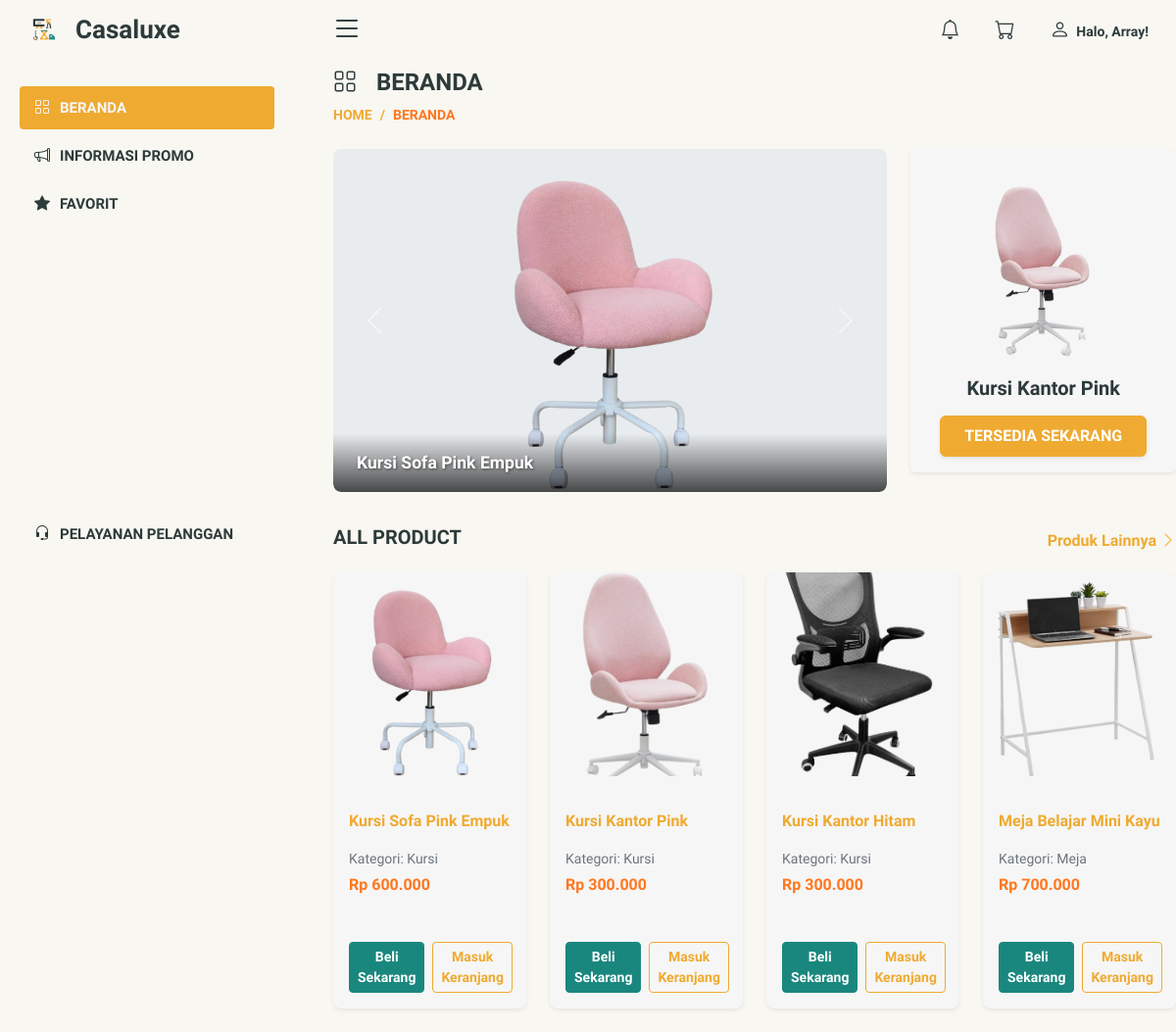
The app's page /user/index.php (signed in) with its own data.
### tables this page shows
CREATE TABLE `produk` (
  `id_produk` int(11) NOT NULL,
  `nama_produk` varchar(255) NOT NULL,
  `deskripsi` text NOT NULL,
  `harga` decimal(10,2) NOT NULL,
  `stok` int(11) NOT NULL,
  `id_kategori` int(11) NOT NULL,
  `created_at` datetime NOT NULL,
  `updated_at` datetime NOT NULL,
  `gambar` varchar(255) NOT NULL
);

CREATE TABLE `kategori` (
  `id_kategori` int(11) NOT NULL,
  `nama_kategori` varchar(255) NOT NULL,
  `deskripsi` text DEFAULT NULL,
  `created_at` datetime NOT NULL DEFAULT current_timestamp()
);

### user/index.php (the view, shortened to what this page needs)
<?php
require "../db.php";
?>
<!DOCTYPE html>
<html lang="en">
<head>
    <link href="../assets/vendor/bootstrap/css/bootstrap.min.css" rel="stylesheet">
    <link href="../assets/vendor/bootstrap-icons/bootstrap-icons.css" rel="stylesheet">
    <link href="../assets/vendor/boxicons/css/boxicons.min.css" rel="stylesheet">
    <link href="../assets/vendor/quill/quill.snow.css" rel="stylesheet">
    <link href="../assets/vendor/quill/quill.bubble.css" rel="stylesheet">
    <link href="../assets/vendor/remixicon/remixicon.css" rel="stylesheet">
    <link href="../assets/vendor/simple-datatables/style.css" rel="stylesheet">
    <link href="../assets/css/style.css" rel="stylesheet">
</head>
<body>
    <?php require "atas.php"; ?>
    <?php require "menu.php"; ?>
    <main id="main" class="main">
        <div class="main-content">
            <div class="mb-4">
                <h1 class="fs-4 fw-bold mb-2" style="color: var(--casaluxe-dark);"><i class="bi bi-grid me-2"></i>&nbsp; BERANDA</h1>
                <nav aria-label="breadcrumb">
                    <ol class="breadcrumb mb-0">
                        <li class="breadcrumb-item"><a href="#" class="text-decoration-none" style="color: var(--casaluxe-dark);">HOME</a></li>
                        <li class="breadcrumb-item active" aria-current="page" style="color: #6c757d;">BERANDA</li>
                    </ol>
                </nav>
            </div>
            <section class="row g-4 mb-4">
                <div class="col-lg-8">
                    <div id="featuredProductCarousel" class="carousel slide carousel-fade" data-bs-ride="carousel" data-bs-interval="3000">
                        <div class="carousel-inner">
                            <div class="carousel-item active">
                                <a href="#" class="text-decoration-none">
                                    <img src="../assets/img/BARANG A.png" class="d-block featured-image" alt="Meja Kantor">
                                    <div class="product-name-overlay">Kursi Sofa Pink Empuk</div>
                                </a>
                            </div>
                        </div>
                        <button class="carousel-control-prev" type="button" data-bs-target="#featuredProductCarousel" data-bs-slide="prev">
                            <span class="carousel-control-prev-icon" aria-hidden="true"></span><span class="visually-hidden">Previous</span>
                        </button>
                        <button class="carousel-control-next" type="button" data-bs-target="#featuredProductCarousel" data-bs-slide="next">
                            <span class="carousel-control-next-icon" aria-hidden="true"></span><span class="visually-hidden">Next</span>
                        </button>
                    </div>
                </div>
                <div class="col-lg-4 d-flex align-items-stretch">
                    <div class="card shadow-sm p-3 text-center d-flex flex-column justify-content-center align-items-center w-100">
                        <img src="../assets/img/BARANG B.png" alt="Product Tersedia" class="img-fluid rounded mb-3" style="max-height: 200px; object-fit: contain;">
                        <h3 class="fs-5 fw-bold mb-3" style="color: var(--casaluxe-dark);">Kursi Kantor Pink</h3>
                        <a href="detail_produk.php?product_id=3">
                            <button class="btn btn-casaluxe-primaryy fw-bold py-2 px-4 rounded-lg shadow-sm">TERSEDIA SEKARANG</button>
                        </a>
                    </div>
                </div>
            </section>
            <section class="mb-4">
                <div class="d-flex justify-content-between align-items-center mb-3">
                    <h2 class="fs-5 fw-bold" style="color: var(--casaluxe-dark);">ALL PRODUCT</h2>
                    <a href="produk.php" class="text-decoration-none fw-semibold d-flex align-items-center" style="color: var(--casaluxe-primary);">
                        Produk Lainnya <i class="bi bi-chevron-right ms-1 fs-6"></i>
                    </a>
                </div>
                <div class="row row-cols-1 row-cols-sm-2 row-cols-lg-4 g-4">
                    <?php
                        $query = "SELECT p.id_produk, p.nama_produk, p.harga, p.stok, k.nama_kategori, p.gambar
                                  FROM produk p
                                  JOIN kategori k ON p.id_kategori = k.id_kategori
                                  LIMIT 4";
                        $result = mysqli_query($kon, $query);
                        while ($product = mysqli_fetch_assoc($result)) {
                            echo '<div class="col">';
                            echo '  <div class="card shadow-sm overflow-hidden product-card">';
                            echo '      <a href="detail_produk.php?product_id=' . urlencode($product['id_produk']) . '">';
                            echo '          <img src="../uploads/' . htmlspecialchars($product['gambar']) . '" class="card-img-top" alt="' . htmlspecialchars($product['nama_produk']) . '">';
                            echo '      </a>';
                            echo '      <div class="card-body p-3">';
                            echo '        <div>';
                            echo '            <h5 class="card-title fs-6 fw-bold mb-1">' . htmlspecialchars($product['nama_produk']) . '</h5>';
                            echo '            <p class="card-text mb-1 small text-muted">Kategori: ' . htmlspecialchars($product['nama_kategori']) . '</p>';
                            echo '            <p class="card-text fw-semibold">Rp ' . number_format($product['harga'], 0, ',', '.') . '</p>';
                            echo '        </div>';
                            echo '        <div class="d-flex gap-2 mt-auto pt-3">';
                            if ($product['stok'] > 0) {
                    ?>
                                <form method="POST" action="checkout.php">
                                    <button type="submit" name="buy_now" class="btn btn-casaluxe-primary btn-sm fw-semibold w-100">Beli Sekarang</button>
                                </form>
                                <form method="POST" action="add_to_cart.php">
                                    <button type="submit" name="add_to_cart" class="btn btn-outline-casaluxe-primary btn-sm fw-semibold w-100">Masuk Keranjang</button>
                                </form>
                    <?php
                            } else {
                    ?>
                                <button class="btn btn-secondary w-100" disabled>Stok Habis</button>
                    <?php
                            }
                            echo '        </div>';
                            echo '      </div>';
                            echo '  </div>';
                            echo '</div>';
                        }
                    ?>
                </div>
            </section>
        </div>
    </main>
</body>
</html>

### assets/css/style.css (style rules this page uses)
:root { scroll-behavior: smooth; }
body { font-family: "Andika", sans-serif !important; background: #F8F7F1; color: #2D3A3A; }
a { color: #2D3A3A; text-decoration: none; }
h1, h2, h3, h4, h5, h6 { font-family: "Andika", sans-serif; }
#main { margin-top: 70px !important; padding-left: 40px !important; transition: all 0.3s; overflow-x: hidden; }
.card { margin-bottom: 30px; border: none; border-radius: 5px; box-shadow: 0px 0 30px rgba(1, 41, 112, 0.1); background-color: #f6f6f6; }
.card-title { padding: 20px 0 15px 0; font-size: 14px; font-weight: 500; color: #EFAA31; font-family: "Andika", sans-serif; }
.card-body { padding: 0 20px 20px 20px; }
.breadcrumb { font-size: 14px; font-family: "Andika", sans-serif; color: #EFAA31; font-weight: 600; }
.breadcrumb a { color: #EFAA31; transition: 0.3s; }
.breadcrumb .breadcrumb-item::before { color: #EFAA31; }
.breadcrumb .active { color: #ff771d; font-weight: 800; }
@media (min-width: 1200px) { #main, #footer { margin-left: 300px; } }

### user/index.php (style rules this page uses)
:root { --casaluxe-primary: #EFAA31; --casaluxe-dark: #2D3A3A; --casaluxe-light-bg: #F8F7F1; --casaluxe-green : #1a877e; }
body { background: #F8F7F1 !important; font-family: 'Andika', sans-serif !important; color: #2D3A3A !important; }
#featuredProductCarousel { height: 350px; border-radius: 0.5rem; overflow: hidden; background-color: #e9ecef; }
#featuredProductCarousel .carousel-inner, #featuredProductCarousel .carousel-item { height: 100%; }
#featuredProductCarousel .featured-image { width: 100%; height: 100%; object-fit: contain; object-position: center; }
.product-name-overlay { position: absolute; bottom: 0; left: 0; right: 0; background: linear-gradient(to top, rgba(0,0,0,0.7) 0%, rgba(0,0,0,0) 100%); color: white; padding: 1rem 1.5rem; font-size: 1.1rem; font-weight: 600; text-shadow: 1px 1px 3px rgba(0,0,0,0.5); border-bottom-left-radius: 0.5rem; border-bottom-right-radius: 0.5rem; }
.product-card { border-radius: 0.5rem; transition: transform 0.2s ease-in-out; height: 100%; display: flex; flex-direction: column; }
.product-card .card-img-top { height: 13rem; object-fit: cover; }
.product-card .card-body { flex-grow: 1; display: flex; flex-direction: column; }
.btn-casaluxe-primary { background-color: var(--casaluxe-green); color: #fff; border-color: var(--casaluxe-green); }
.btn-casaluxe-primaryy { background-color: var(--casaluxe-primary); color: #fff; border-color: var(--casaluxe-primary); }
.btn-outline-casaluxe-primary { border: 1px solid var(--casaluxe-primary); color: var(--casaluxe-primary); }
.breadcrumb { font-size: 14px; font-family: "Andika", sans-serif; color: #EFAA31 !important; font-weight: 600; }
.card-text { color: #ff771d; }
.breadcrumb a { color: #EFAA31 !important; transition: 0.3s; }
.breadcrumb .breadcrumb-item::before { color: #EFAA31 !important; }
.breadcrumb .active { color: #ff771d !important; font-weight: 800; }

### records on screen
produk: gambar (picture), nama_produk "Kursi Sofa Pink Empuk", id_kategori.nama_kategori "Kursi", harga "600.000"
produk: gambar (picture), nama_produk "Kursi Kantor Pink", id_kategori.nama_kategori "Kursi", harga "300.000"
produk: gambar (picture), nama_produk "Kursi Kantor Hitam", id_kategori.nama_kategori "Kursi", harga "300.000"
produk: gambar (picture), nama_produk "Meja Belajar Mini Kayu", id_kategori.nama_kategori "Meja", harga "700.000"

### other values on screen
$_SESSION["user"] "Array"
